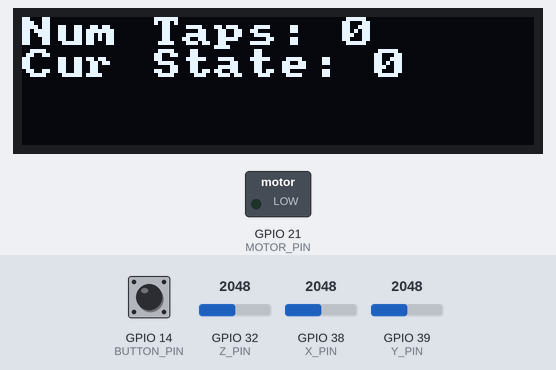
Recording of a sketch running on a simulated ESP32. Shown: 128×32 one-colour display, switched loads named in the sketch (green lamp = pin HIGH). The inputs (shaded band) are chosen by the test bench; at power-on: GPIO 14 (BUTTON_PIN) HIGH, GPIO 32 (Z_PIN) = 2048, GPIO 38 (X_PIN) = 2048, GPIO 39 (Y_PIN) = 2048. What the sketch prints to the serial monitor is not drawn.

Above: at 0.1 s.
At 2.7 s:
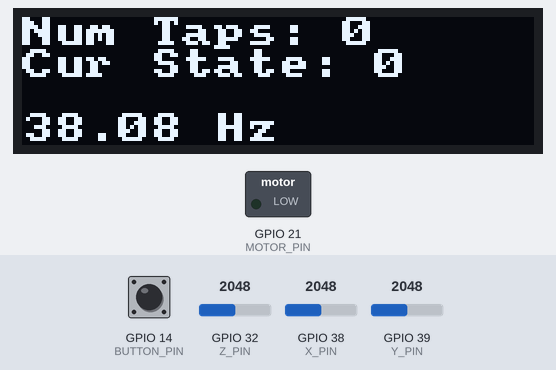
At 36.9 s:
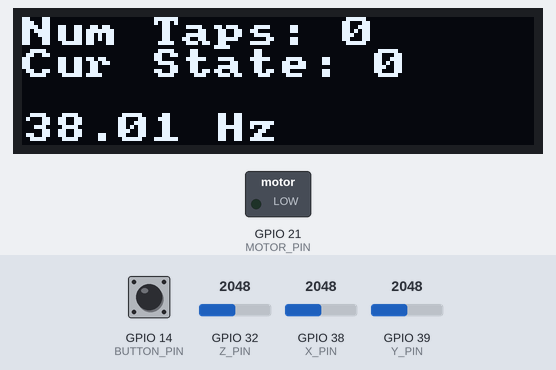

Measured:
- what the display in image 0 shows lasts 2.6 s, from 0.1 s to 2.7 s

The sketch:

ChallengeGestureDetection.ino
```cpp
int sampleTime = 0; // Time of last sample (in Sampling tab)
// Acceleration values recorded from the readAccelSensor() function
int ax = 0;
int ay = 0;
int az = 0;
int numTaps = 0;
int currentTime = millis();
int oldTime = currentTime;
int oldTapTime = currentTime;
int oldButtonTime = currentTime;
int prevState = HIGH;

//button GPIO pin
const int BUTTON_PIN = 14;

int watchState = 0;
/* watchStates
 *  0 = reset
 *  1 = increment
 *  2 = counting down
 */

void resetCount()
{
  // state 0, set numtaps to 0 and run buzzer
  numTaps = 0;
  activateMotor(0);
}

void detectButtonPush()
{
  //if button pushed, toggle counting on
  if(prevState == HIGH && digitalRead(BUTTON_PIN) == LOW)
  {
    oldButtonTime = currentTime;
  }
  //if button just released
  else if(prevState == LOW && digitalRead(BUTTON_PIN) == HIGH)
  {
    if(oldButtonTime+2000 <= currentTime)
    {
    watchState = 0;
    }
  }
  //if it has been 2 seconds of push & still held
  else if(digitalRead(BUTTON_PIN) == LOW && oldButtonTime+2000 <= currentTime)
  {
    watchState = 0;
  }
  prevState = digitalRead(BUTTON_PIN);
}

void tapTiming()
{
  if(currentTime-oldTapTime >= 4000 && numTaps > 0) // if 4 seconds have passed since last tap
  {
    watchState = 2;
  }
}

void countDown()
{
  if(currentTime-oldTime >= 1000 && numTaps >0) // if a second has passed and we aren't at 0 yet
  {
    numTaps--; // decrease numTaps
    oldTime = currentTime; // update stored time
  }
  if(numTaps == 0)
  {
    watchState = 0;
  }
}

void printAccelVals()
{
  //Print vals for troubleshooting
  Serial.print("Current Values: ");
  Serial.print(ax); // average around 1955
  Serial.print(",");
  Serial.print(ay); // average around 1955
  Serial.print(",");
  Serial.println(az); // average around 2440
  Serial.println(numTaps);
}

void setup () {
     // run setup for all components, begin serial, and print initial statements on LCD
     setupAccelSensor();
     setupDisplay();
     pinMode(BUTTON_PIN, INPUT); //set up button
     setupMotor(); //setup motor
     Serial.begin(115200);

     String tapMessage = "Num Taps: "+String(numTaps);
     writeDisplay(tapMessage.c_str(), 0, false);
     String stateMessage = "Cur State: "+String(watchState);
     writeDisplay(stateMessage.c_str(), 1, false);
}

void loop() {
     // Note: we only print values when we have a new sample!!!
     // Also note that we added the second argument to the conditional to
     // check if there is space in the buffer, otherwise it will stall when
     // the buffer is full. Credit to Kyle for discovering the solution!
     if(sampleSensors() && Serial.availableForWrite()) {
          //print values to Serial
          //printAccelVals();

          //if new sample taken, and tap detected, increase number of taps
          numTaps = numTaps + detectTaps();

          //print tap count
          String tapMessage = "Num Taps: "+String(numTaps);
          writeDisplay(tapMessage.c_str(), 0, false);

          //print current state
          String stateMessage = "Cur State: "+String(watchState);
          writeDisplay(stateMessage.c_str(), 1, false);

          detectButtonPush(); // check for button push and hold
          tapTiming(); // check if 4 sec since last tap
          if(watchState == 0)
          {
            resetCount(); // reset if in reset state
            //activateMotor(0);
          }
          else
          {
            deactivateMotor(); // turn off motor if not in reset state
          }
          if(watchState == 2)
          {
            countDown(); // if in state 2, start counting down
          }
     }
     currentTime = millis(); // record current time


}
```

Accelerometer.ino
```cpp
const int X_PIN = A2;
const int Y_PIN = A3;
const int Z_PIN = A4;

void setupAccelSensor()
{
  //define pins as inputs
  pinMode(X_PIN, INPUT);
  pinMode(Y_PIN, INPUT);
  pinMode(Z_PIN, INPUT);
}

void readAccelSensor()
{
  //read in current values and set global vars
  ax = analogRead(X_PIN);
  ay = analogRead(Y_PIN);
  az = analogRead(Z_PIN);
}
```

Display.ino
```cpp
// OLED Library includes
#include "U8x8lib.h" // include the fast graphics library
#include "Wire.h"    // include the I2C library

/*
 * Instantiate the display object "oled" and reset it using the
 * predefined argument "U8X8_PIN_NONE"
 * NOTE: if you have trouble with this constructor call, your OS
 * might require that you specify the I2C pins (22 and 23) as
 * arguments. If that is the case, you would change the call to this:
 * U8X8_SSD1306_128X32_UNIVISION_HW_I2C oled(U8X8_PIN_NONE, 22, 23);
 */
U8X8_SSD1306_128X32_UNIVISION_HW_I2C oled(U8X8_PIN_NONE);

// Clear the display no more than once per second
const int MAX_REFRESH = 1000;
unsigned long lastClear = 0;

void setupDisplay() {
    oled.begin(); // Initializes u8x8 object
    oled.setPowerSave(0); // Makes sure OLED doesn't go to sleep
    oled.setFont(u8x8_font_amstrad_cpc_extended_r); // Set the font
    oled.setCursor(0, 0); //Sets the cursor at the top left corner
}

/*
 * A function to write a message on the OLED display.
 * The "row" argument specifies which row to print on: [0,1,2,3].
 * The "erase" argument specifies if the display should be cleared.
 */
void writeDisplay(const char * message, int row, bool erase) {
    unsigned long now = millis();
    //if erase is true and it's been longer than MAX_REFRESH (1s)
    if(erase && (millis() - lastClear >= MAX_REFRESH)) {
        oled.clearDisplay();
        lastClear = now;
    }
    oled.setCursor(0, row);
    oled.print(message);
}

/*
 * A function to write a CSV message on multiple lines on the OLED.
 * The "commaCount" argument says how many commas are in the String.
 * NOTE: The OLED can only display 4 lines (a maximum of 3 commas).
 */
void writeDisplayCSV(String message, int commaCount) {
     int startIndex = 0;
     for(int i=0; i<=commaCount; i++) {
          // find the index of the comma and store it in startIndex
          int index = message.indexOf(',', startIndex);

          // take everything in the string up until the comma
          String subMessage = message.substring(startIndex, index);

          startIndex = index + 1; // skip over the comma

          // Write the substring onto the OLED!
          writeDisplay(subMessage.c_str(), i, false);
     }
}
```

Motor.ino
```cpp
// setting PWM properties
const int pwmFrequency = 5000;  // Set the PWM frequency to 5KHz
const int pwmChannel = 0;       // Use PWM channel 0
const int pwmBitResolution = 8; // Set a PWM resolution of 8 bits

const int MOTOR_PIN = 21;

void setupMotor()
{
  // configure PWM on a specific pwmChannel
  ledcSetup (pwmChannel, pwmFrequency, pwmBitResolution);
  // attach the pwmChannel to the output GPIO to be controlled
  ledcAttachPin(MOTOR_PIN, pwmChannel);
}

void activateMotor(int motorPower)
{
  // set duty cycle to input
  ledcWrite(pwmChannel, motorPower);
  Serial.println("Activating Motor!");
}

void deactivateMotor()
{
  // set duty cycle to 0
  ledcWrite(pwmChannel, 255);
}
```

Sampling.ino
```cpp
int sampleRate = 100;                  // Sensor reading Frequency (Hz)
unsigned long sampleDelay = 1e6/sampleRate; //Time(μs) between samples
unsigned long timeStart = 0;              //Start time timing variable
unsigned long timeEnd = 0;                  //End time timing variable

bool sampleSensors() {
  timeEnd = micros();
  if(timeEnd - timeStart >= sampleDelay) {
    displaySampleRate(timeEnd);
    timeStart = timeEnd;

    // Read the sensors and store their outputs in global variables
    sampleTime = millis();
    readAccelSensor();     // values stored in "ax", "ay", and "az"
    return true;
  }

  return false;
}

void displaySampleRate(unsigned long currentTime) {
     int nSamples = 100;
     static int count = 0;
     static unsigned long lastTime = 0;

     count++;
     if(count == nSamples) {
     double avgRate = nSamples * 1e6 / (currentTime - lastTime);
     String message = String(avgRate) + " Hz";
     writeDisplay(message.c_str(), 3, true);

     // reset
    count = 0;
    lastTime = currentTime;
    }
}
```

TapDetect.ino
```cpp
// previous sample values, used for detectTaps
int old_ax = 0;
int old_ay = 0;
int old_az = 0;

int deadband = 40;

// tap detection timing
int timeDelay = 200;
int lastTime = currentTime;

int detectTaps(){
  // variable to be returned
  int tapVal = 0;
  //if all accelerations experience a large delta, then it has been tapped
  //time delay prevents counting the up and down from one tap as two different taps
  if (abs(ax-old_ax) > deadband && abs(ay-old_ay) > deadband && abs(az-old_az) > deadband && currentTime > lastTime + timeDelay)
  {
    tapVal = 1;
    lastTime = currentTime;
    watchState = 1;
    oldTapTime = currentTime;
  }
  //record old accel values
  old_ax = ax;
  old_ay = ay;
  old_az = az;

  // return 1 if tapped, 0 if not
  return tapVal;
}
```
